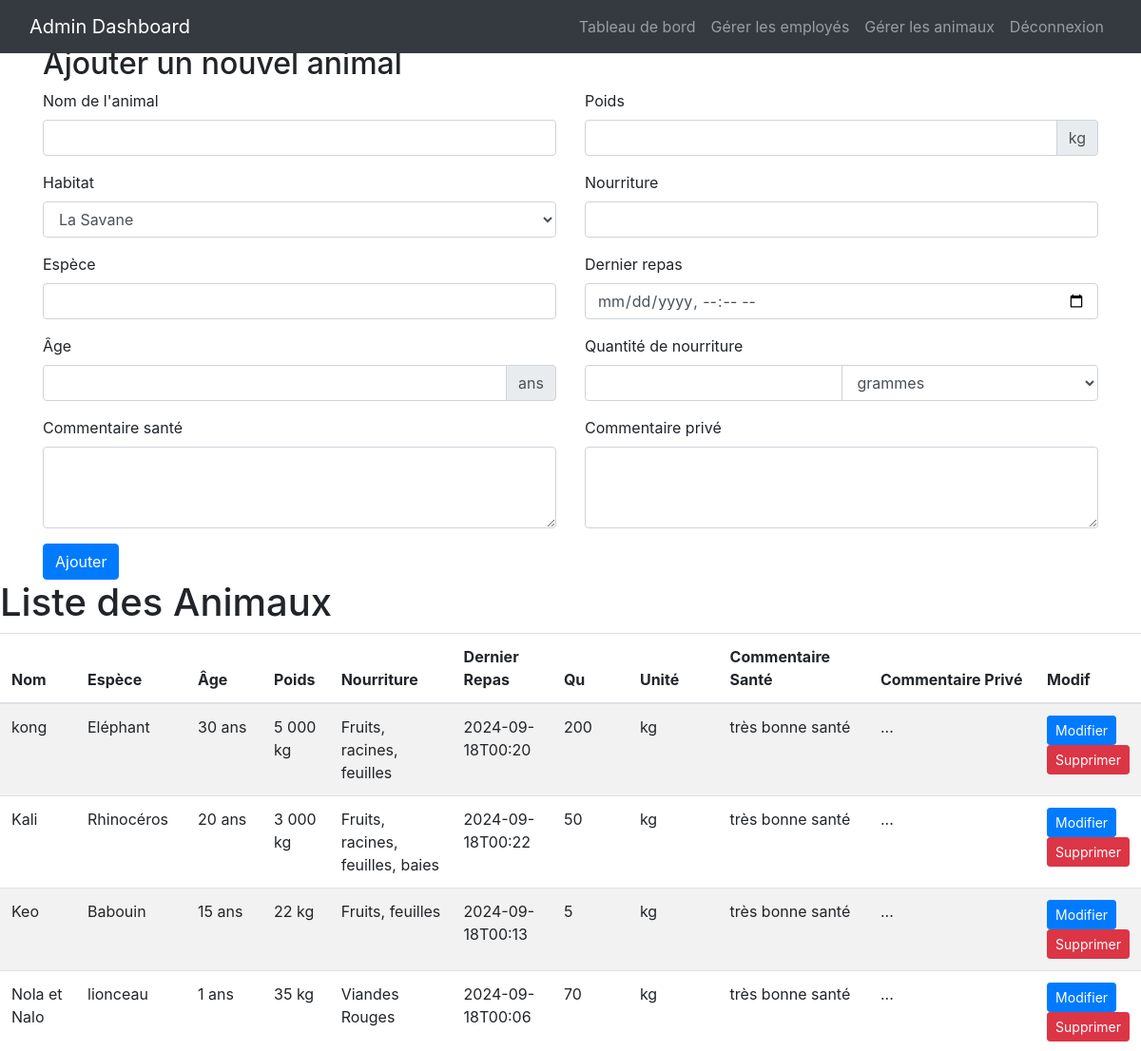
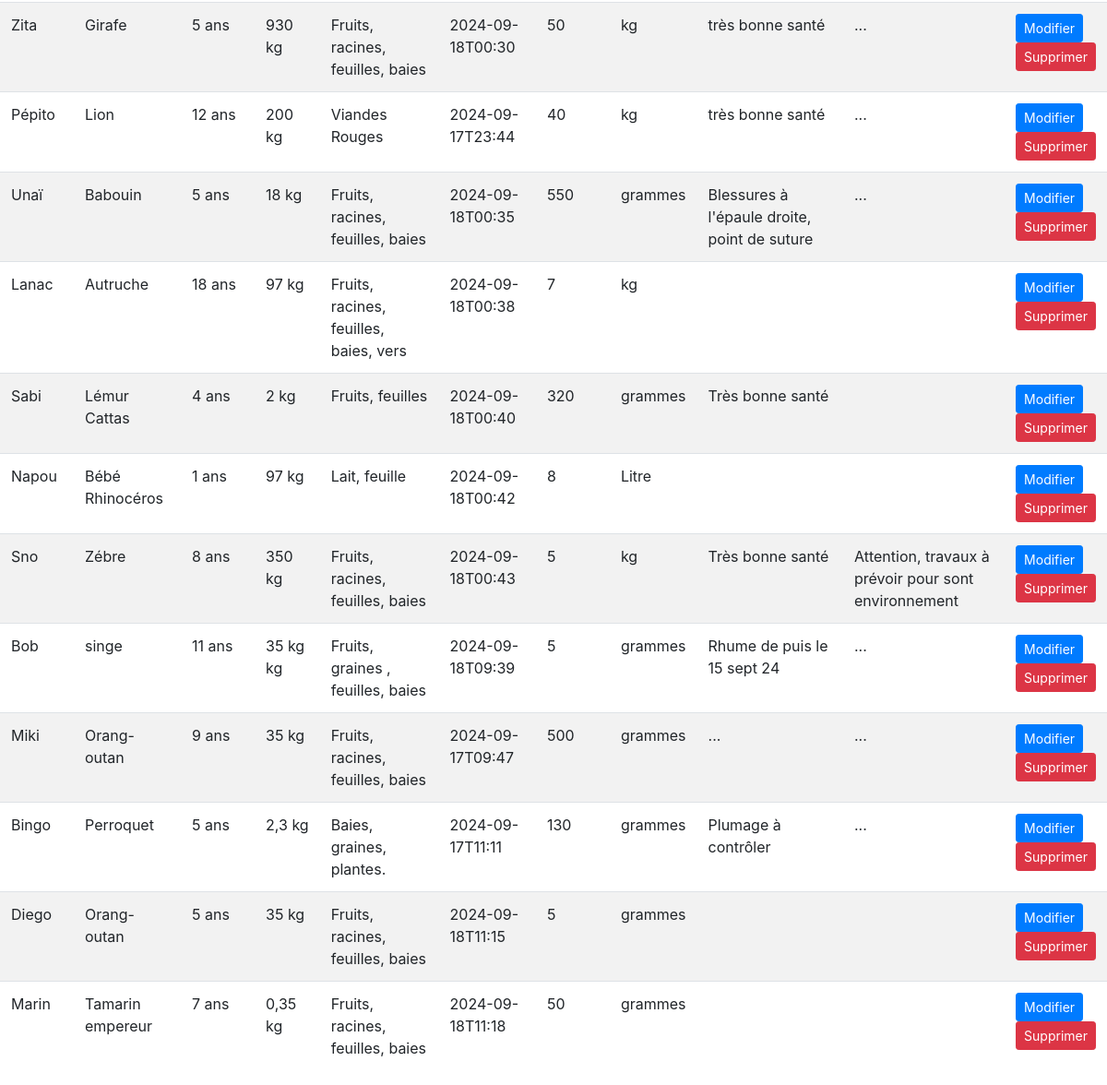
The page /manage_animals.php (signed in) on the database its author committed (2 pictures, top to bottom).
### tables this page shows
CREATE TABLE IF NOT EXISTS `animals` (
  `id` int NOT NULL AUTO_INCREMENT,
  `animal_name` varchar(255) NOT NULL,
  `habitat_name` varchar(255) NOT NULL,
  `species` varchar(255) NOT NULL,
  `age` varchar(255) DEFAULT NULL,
  `weight` varchar(255) DEFAULT NULL,
  `food` varchar(255) NOT NULL,
  `last_meal` varchar(2500) NOT NULL,
  `food_quantity` varchar(255) NOT NULL,
  `health_comment` text NOT NULL,
  `private_comment` text NOT NULL,
  `unité_nourriture` varchar(255) NOT NULL,
  PRIMARY KEY (`id`)
);

### manage_animals.php (the view, shortened to what this page needs)
<!DOCTYPE html>
    <html lang="fr">
    <head>
        <link rel="stylesheet" href="https://stackpath.bootstrapcdn.com/bootstrap/4.5.2/css/bootstrap.min.css">
    </head>
    <body>
        <header>
            <nav class="navbar navbar-expand-lg navbar-dark bg-dark fixed-top">
                <div class="container-fluid">
                    <a class="navbar-brand" href="admin_dashboard.php">Admin Dashboard</a>
                    <div class="collapse navbar-collapse" id="navbarResponsive">
                        <ul class="navbar-nav ml-auto">
                            <li class="nav-item">
                                <a class="nav-link" href="admin_dashboard.php">Tableau de bord</a>
                            </li>
                            <li class="nav-item">
                                <a class="nav-link" href="manage_employe.php">Gérer les employés</a>
                            </li>
                            <li class="nav-item">
                                <a class="nav-link" href="manage_animals.php">Gérer les animaux</a>
                            </li>
                            <li class="nav-item">
                                <a class="nav-link" href="logout.php">Déconnexion</a>
                            </li>
                        </ul>
                    </div>
                </div>
            </nav>
        </header>
        <div class="container mt-5">
            <h2>Ajouter un nouvel animal</h2>
            <form action="manage_animals.php" method="POST">
                <div class="row">
                    <div class="col-md-6">
                        <div class="form-group">
                            <label for="animal_name">Nom de l'animal</label>
                            <input type="text" class="form-control" id="animal_name" name="animal_name" required>
                        </div>
                        <div class="form-group">
                            <label for="habitat_name">Habitat</label>
                            <select class="form-control" id="habitat_name" name="habitat_name" required>
                                <option value="La Savane">La Savane</option>
                            </select>
                        </div>
                        <div class="form-group">
                            <label for="species">Espèce</label>
                            <input type="text" class="form-control" id="species" name="species" required>
                        </div>
                        <div class="form-group">
                            <label for="age">Âge</label>
                            <div class="input-group">
                                <input type="text" class="form-control" id="age" name="age" required>
                                <div class="input-group-append">
                                    <span class="input-group-text">ans</span>
                                </div>
                            </div>
                        </div>
                        <div class="form-group">
                        <label for="health_comment">Commentaire santé</label>
                        <textarea class="form-control" id="health_comment" name="health_comment" rows="3"></textarea>
                    </div>
                    </div>
                    <div class="col-md-6">
                        <div class="form-group">
                            <label for="weight">Poids</label>
                            <div class="input-group">
                                <input type="text" class="form-control" id="weight" name="weight" required>
                                <div class="input-group-append">
                                    <span class="input-group-text">kg</span>
                                </div>
                            </div>
                        </div>
                        <div class="form-group">
                            <label for="food">Nourriture</label>
                            <input type="text" class="form-control" id="food" name="food" required>
                        </div>
                        <div class="form-group">
                            <label for="last_meal">Dernier repas</label>
                            <input type="datetime-local" class="form-control" id="last_meal" name="last_meal" required>
                        </div>
                        <div class="form-group">
                            <label for="food_quantity">Quantité de nourriture</label>
                            <div class="input-group">
                                <input type="text" class="form-control" id="food_quantity" name="food_quantity" required>
                                <select class="form-control" id="unité_nourriture" name="unité_nourriture" required>
                                    <option value="grammes">grammes</option>
                                </select>
                            </div>
                        </div>
                        <div class="form-group">
                        <label for="private_comment">Commentaire privé</label>
                        <textarea class="form-control" id="private_comment" name="private_comment" rows="3"></textarea>
                    </div>
                    </div>
                </div>
                <button type="submit" class="btn btn-primary">Ajouter</button>
            </form>
        </div>
        <h1>Liste des Animaux</h1>
        <table class="table table-striped">
            <thead>
                <tr>
                    <th class="small-column">Nom</th>
                    <th>Espèce</th>
                    <th class="small-column">Âge</th>
                    <th>Poids</th>
                    <th>Nourriture</th>
                    <th>Dernier Repas</th>
                    <th class="small-column">Qu</th>
                    <th>Unité</th>
                    <th>Commentaire Santé</th>
                    <th>Commentaire Privé</th>
                    <th class="small-column">Modif</th>
                </tr>
            </thead>
            <tbody>
                <?php
                $conn = new mysqli("localhost", "376865", "Marley2809", "zooarcadiaa_zoo");
                $sql = "SELECT * FROM animals";
                $result = $conn->query($sql);
                if ($result->num_rows > 0) {
                    while($row = $result->fetch_assoc()) {
                        echo "<tr>";
                        echo "<td>" . htmlspecialchars($row['animal_name']) . "</td>";
                        echo "<td>" . htmlspecialchars($row['species']) . "</td>";
                        echo "<td>" . htmlspecialchars($row['age']) . " ans</td>";
                        echo "<td>" . htmlspecialchars($row['weight']) . " kg</td>";
                        echo "<td>" . htmlspecialchars($row['food']) . "</td>";
                        echo "<td>" . htmlspecialchars($row['last_meal']) . "</td>";
                        echo "<td>" . htmlspecialchars($row['food_quantity']) . "</td>";
                        echo "<td>" . htmlspecialchars($row['unité_nourriture']) . "</td>";
                        echo "<td>" . htmlspecialchars($row['health_comment']) . "</td>";
                        echo "<td>" . htmlspecialchars($row['private_comment']) . "</td>";
                        echo "<td><a href='edit_animal.php?id=" . $row['id'] . "' class='btn btn-primary btn-sm'>Modifier</a> ";
                        echo "<a href='delete_animal.php?id=" . $row['id'] . "' class='btn btn-danger btn-sm'>Supprimer</a></td>";
                        echo "</tr>";
                    }
                } else {
                    echo "<tr><td colspan='12'>Aucun animal trouvé.</td></tr>";
                }
                ?>
            </tbody>
        </table>
    </body>
</html>

### manage_animals.php (style rules this page uses)
.small-column { width: 80px; }

### rows shown on the page
animals: animal_name "kong", species "Eléphant", age "30", weight "5 000", food "Fruits, racines, feuilles", last_meal "2024-09-18T00:20", food_quantity "200", unité_nourriture "kg", health_comment "très bonne santé", private_comment "..."
animals: animal_name "Kali", species "Rhinocéros", age "20", weight "3 000", food "Fruits, racines, feuilles, baies", last_meal "2024-09-18T00:22", food_quantity "50", unité_nourriture "kg", health_comment "très bonne santé", private_comment "..."
animals: animal_name "Keo", species "Babouin", age "15", weight "22", food "Fruits, feuilles", last_meal "2024-09-18T00:13", food_quantity "5", unité_nourriture "kg", health_comment "très bonne santé", private_comment "..."
animals: animal_name "Nola et Nalo", species "lionceau", age "1", weight "35", food "Viandes Rouges", last_meal "2024-09-18T00:06", food_quantity "70", unité_nourriture "kg", health_comment "très bonne santé", private_comment "..."
animals: animal_name "Zita", species "Girafe", age "5", weight "930", food "Fruits, racines, feuilles, baies", last_meal "2024-09-18T00:30", food_quantity "50", unité_nourriture "kg", health_comment "très bonne santé", private_comment "..."
animals: animal_name "Pépito", species "Lion", age "12", weight "200", food "Viandes Rouges", last_meal "2024-09-17T23:44", food_quantity "40", unité_nourriture "kg", health_comment "très bonne santé", private_comment "..."
animals: animal_name "Unaï", species "Babouin", age "5", weight "18", food "Fruits, racines, feuilles, baies", last_meal "2024-09-18T00:35", food_quantity "550", unité_nourriture "grammes", health_comment "Blessures à l'épaule droite, point de suture", private_comment "..."
animals: animal_name "Lanac", species "Autruche", age "18", weight "97", food "Fruits, racines, feuilles, baies, vers", last_meal "2024-09-18T00:38", food_quantity "7", unité_nourriture "kg"
animals: animal_name "Sabi", species "Lémur Cattas", age "4", weight "2", food "Fruits, feuilles", last_meal "2024-09-18T00:40", food_quantity "320", unité_nourriture "grammes", health_comment "Très bonne santé"
animals: animal_name "Napou", species "Bébé Rhinocéros", age "1", weight "97", food "Lait, feuille", last_meal "2024-09-18T00:42", food_quantity "8", unité_nourriture "Litre"
animals: animal_name "Sno", species "Zébre", age "8", weight "350", food "Fruits, racines, feuilles, baies", last_meal "2024-09-18T00:43", food_quantity "5", unité_nourriture "kg", health_comment "Très bonne santé", private_comment "Attention, travaux à prévoir pour sont environnement"
animals: animal_name "Bob", species "singe", age "11", weight "35 kg", food "Fruits, graines , feuilles, baies", last_meal "2024-09-18T09:39", food_quantity "5", unité_nourriture "grammes", health_comment "Rhume de puis le 15 sept 24", private_comment "..."
animals: animal_name "Miki", species "Orang-outan", age "9", weight "35", food "Fruits, racines, feuilles, baies", last_meal "2024-09-17T09:47", food_quantity "500", unité_nourriture "grammes", health_comment "...", private_comment "..."
animals: animal_name "Bingo", species "Perroquet", age "5", weight "2,3", food "Baies, graines, plantes.", last_meal "2024-09-17T11:11", food_quantity "130", unité_nourriture "grammes", health_comment "Plumage à contrôler", private_comment "..."
animals: animal_name "Diego", species "Orang-outan", age "5", weight "35", food "Fruits, racines, feuilles, baies", last_meal "2024-09-18T11:15", food_quantity "5", unité_nourriture "grammes"
animals: animal_name "Marin", species "Tamarin empereur", age "7", weight "0,35", food "Fruits, racines, feuilles, baies", last_meal "2024-09-18T11:18", food_quantity "50", unité_nourriture "grammes"
